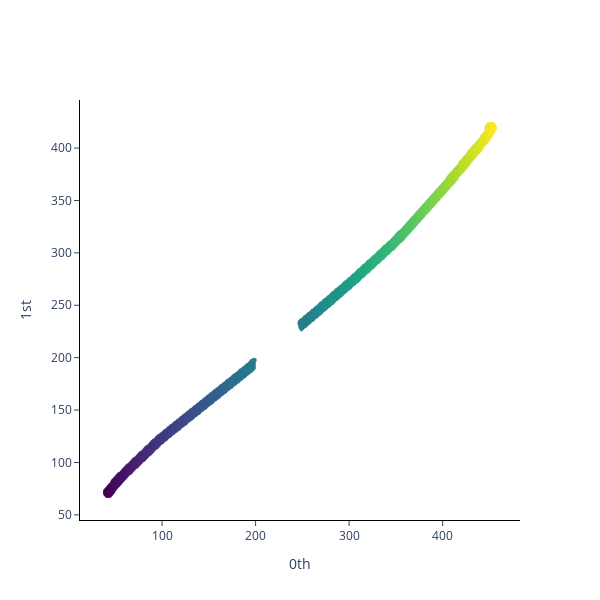

The notebook cell this image was saved under:
### Code cell
from gtda.plotting import plot_point_cloud

plot_point_cloud(points[0])

### Figure 1 — Plotly figure (JSON) as saved in the notebook; plotly's stock layout.template omitted (floating-point values rounded to 4 significant figures; data arrays with more than 128 entries replaced by an {"elided": "..."} marker saying what was removed)
{"data": [{"marker": {"color": {"elided": "3566 int values"}, "colorscale": [[0, "#440154"], [0.1111, "#482878"], [0.2222, "#3e4989"], [0.3333, "#31688e"], [0.4444, "#26828e"], [0.5556, "#1f9e89"], [0.6667, "#35b779"], [0.7778, "#6ece58"], [0.8889, "#b5de2b"], [1, "#fde725"]], "opacity": 0.8, "size": 4}, "mode": "markers", "type": "scatter", "x": {"elided": "3566 int values"}, "y": {"elided": "3566 int values"}}], "layout": {"height": 600, "plot_bgcolor": "white", "width": 600, "xaxis": {"anchor": "x", "exponentformat": "e", "linecolor": "black", "linewidth": 1, "mirror": false, "showexponent": "all", "showline": true, "side": "bottom", "ticks": "outside", "title": {"text": "0th"}, "type": "linear", "zeroline": true}, "yaxis": {"anchor": "y", "exponentformat": "e", "linecolor": "black", "linewidth": 1, "mirror": false, "showexponent": "all", "showline": true, "side": "left", "ticks": "outside", "title": {"text": "1st"}, "type": "linear", "zeroline": true}}}
